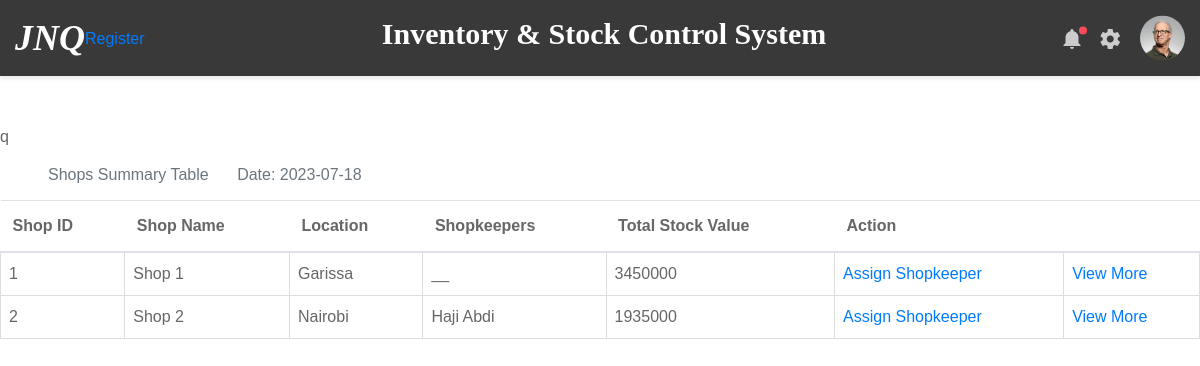
/view_shops, run on an earlier commit of the app's database.
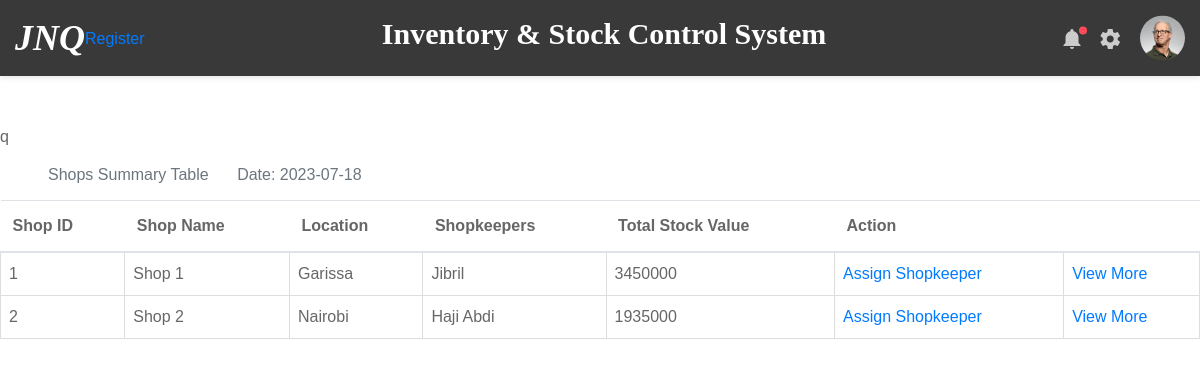
And on a later commit of the database.
### inventory/models.py (models this page shows)
class Shop(db.Model):
    id = db.Column(db.Integer, primary_key=True)
    shop_name = db.Column(db.String(100), nullable=False, unique=True)
    location = db.Column(db.String(100), nullable=False)
    date_registered = db.Column(db.DateTime, default=datetime.now)
    user_id = db.Column(db.Integer, db.ForeignKey('user.id'))
    sale = db.relationship('Sale', backref='shop', lazy=True)
    stock_received = db.relationship('StockReceived', backref='shop', lazy=True)
    stock_in = db.relationship('StockOut', backref='shop', lazy=True)
    item_association = db.relationship('ShopItem', back_populates='shop')
    items = association_proxy("item_association", "item")
    shopkeepers = db.relationship('Shopkeeper', backref='shop_details', lazy=True)
    daily_shop_count = db.relationship('DailyCount', backref='shop', lazy=True)
    movements_from = db.relationship('TransferStock', foreign_keys='TransferStock.transfer_from_id',
                                     backref='transfer_from', lazy=True)
    movements_to = db.relationship('TransferStock', foreign_keys='TransferStock.transfer_to_id',
                                   backref='transfer_to', lazy=True)
    count_difference = db.relationship('CountDifference', backref='difference_item', lazy=True)

class Shopkeeper(db.Model):
    id = db.Column(db.Integer, primary_key=True)
    shop_id = db.Column(db.Integer, db.ForeignKey('shop.id'))
    user_id = db.Column(db.Integer, db.ForeignKey('user.id'))

class User(db.Model, UserMixin):
    id = db.Column(db.Integer, primary_key=True)
    username = db.Column(db.String(50), unique=True, nullable=False)
    password = db.Column(db.String(100), nullable=False)
    user_role = db.Column(db.String(30), nullable=False)
    date_registered = db.Column(db.DateTime, default=datetime.now)
    shops = db.relationship('Shop', backref='staff', lazy=True)
    stores = db.relationship('Store', backref='staff', lazy=True)
    shopkeepers = db.relationship('Shopkeeper', backref='user_details', lazy=True)

### inventory/routes.py (the view)
@app.route('/view_shops', methods=['GET', 'POST'])
def view_shops():
    shops = Shop.query.all()
    users = User.query.all()
    date = today_date()
    shop_stock_lookup = {}
    for shop in shops:
        stock_value_list = []
        for product in ShopItem.query.filter_by(shop_id=shop.id).all():
            stock_value_list.append(product.item_value)
        total_stock_value = sum(stock_value_list)
        shop_stock_lookup[shop.id] = total_stock_value
    return render_template('view_shops.html', shop_stock_lookup=shop_stock_lookup, shops=shops, date=date, users=users)

### inventory/routes.py (called while the page is built)
def today_date():
    date_today = datetime.today().strftime('%Y-%m-%d')
    return date_today

### inventory/templates/view_shops.html
{% extends 'layout.html' %}
{% block content %}
     <table class="table">
         <caption class="ml-5" style="caption-side: top">Shops Summary Table<span class="ml-4"> Date: {{date}}</span></caption>
          <thead>
            <tr>
              <th scope="col">Shop ID</th>
              <th scope="col">Shop Name</th>
              <th scope="col">Location</th>
              <th scope="col">Shopkeepers</th>
              <th scope="col">Total Stock Value</th>
              <th>Action</th>
              <th></th>
            </tr>q
          </thead>
          <tbody>
          {% for shop in shops %}
              <tr>
                <td>{{ shop.id }}</td>
                <td>{{ shop.shop_name }}</td>
                <td>{{ shop.location }}</td>
                <td>
                  {% if shop.shopkeepers %}
                    {% for shopkeeper in shop.shopkeepers %}
                       {{ shopkeeper.user_details.username }}
                    {% endfor %}
                  {% else %}
                    __
                  {% endif %}
                </td>
                <td>
                  {% if shop_stock_lookup %}
                    {{ shop_stock_lookup[shop.id] }}
                  {% else %}
                    0 Items
                  {% endif %}
                </td>
                <td>
                  <a href="{{ url_for('assign_shopkeeper', shop_id=shop.id) }}">Assign Shopkeeper</a>
                </td>
                <td>
                  <a href="{{ url_for('view_shop', shop_id=shop.id) }}">View More</a>
                </td>
              </tr>
            {% endfor %}
          </tbody>
     </table>
{% endblock %}

What changed in the data, as far as the page shows it:
shown differently, row unchanged: Shop "Shop 1": no longer shows "__"
added Shopkeeper: user_details.username "Jibril", shown under Shop "Shop 1"
